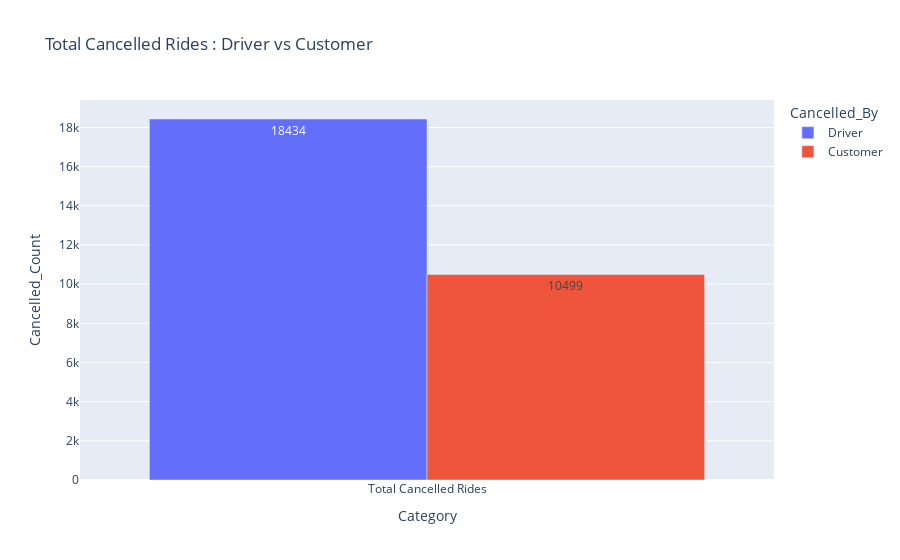

The notebook cell saved with this chart:
### Code cell
# total cancelled rides by customer and driver
cancel_driver = new_df['Canceled_Rides_by_Driver'].value_counts().get(1,0)
cancel_customer = new_df['Canceled_Rides_by_Customer'].value_counts().get(1,0)


cancel_df = pd.DataFrame({
    'Category': ['Total Cancelled Rides', 'Total Cancelled Rides'],
    'Cancelled_By': ['Driver', 'Customer'],
    'Cancelled_Count': [cancel_driver, cancel_customer]
})

fig = px.bar(
    cancel_df,
    x='Category',
    y='Cancelled_Count',
    color='Cancelled_By',
    barmode='group',
    text='Cancelled_Count',
    title='Total Cancelled Rides : Driver vs Customer'
)

fig.show()

### Figure 1 — Plotly figure (JSON) as saved in the notebook; plotly's stock layout.template omitted (floating-point values rounded to 4 significant figures)
{"data": [{"alignmentgroup": "True", "hovertemplate": "Cancelled_By=Driver<br>Category=%{x}<br>Cancelled_Count=%{text}<extra></extra>", "legendgroup": "Driver", "marker": {"color": "#636efa", "pattern": {"shape": ""}}, "name": "Driver", "offsetgroup": "Driver", "orientation": "v", "showlegend": true, "text": [18430.0], "textposition": "auto", "type": "bar", "x": ["Total Cancelled Rides"], "xaxis": "x", "y": [18434], "yaxis": "y"}, {"alignmentgroup": "True", "hovertemplate": "Cancelled_By=Customer<br>Category=%{x}<br>Cancelled_Count=%{text}<extra></extra>", "legendgroup": "Customer", "marker": {"color": "#EF553B", "pattern": {"shape": ""}}, "name": "Customer", "offsetgroup": "Customer", "orientation": "v", "showlegend": true, "text": [10500.0], "textposition": "auto", "type": "bar", "x": ["Total Cancelled Rides"], "xaxis": "x", "y": [10499], "yaxis": "y"}], "layout": {"barmode": "group", "legend": {"title": {"text": "Cancelled_By"}, "tracegroupgap": 0}, "title": {"text": "Total Cancelled Rides : Driver vs Customer"}, "xaxis": {"anchor": "y", "domain": [0, 1], "title": {"text": "Category"}}, "yaxis": {"anchor": "x", "domain": [0, 1], "title": {"text": "Cancelled_Count"}}}}
